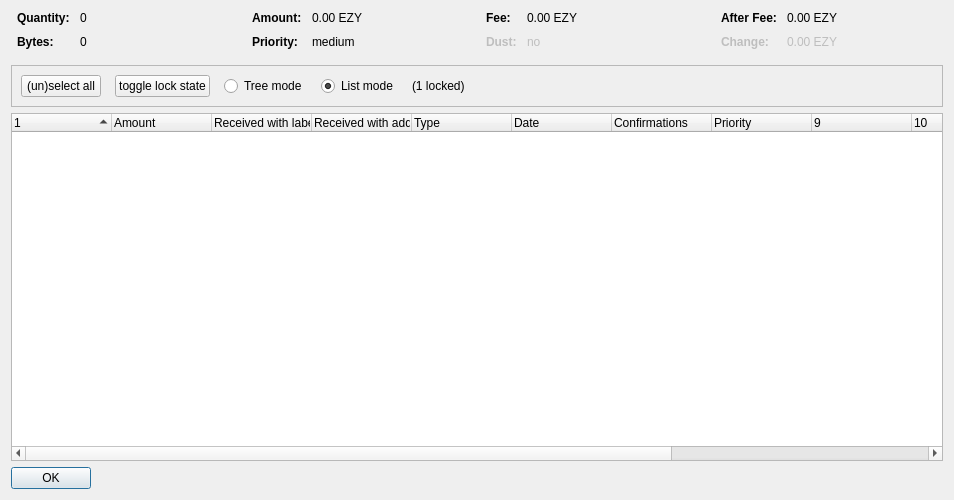
<?xml version="1.0" encoding="UTF-8"?>
<ui version="4.0">
 <class>CoinControlDialog</class>
 <widget class="QDialog" name="CoinControlDialog">
  <property name="geometry">
   <rect>
    <x>0</x>
    <y>0</y>
    <width>954</width>
    <height>500</height>
   </rect>
  </property>
  <property name="windowTitle">
   <string>Coin Selection</string>
  </property>
  <layout class="QVBoxLayout" name="verticalLayout">
   <item>
    <layout class="QHBoxLayout" name="horizontalLayoutTop" stretch="0,0,0,0">
     <property name="topMargin">
      <number>0</number>
     </property>
     <property name="bottomMargin">
      <number>10</number>
     </property>
     <item>
      <layout class="QFormLayout" name="formLayoutCoinControl1">
       <property name="horizontalSpacing">
        <number>10</number>
       </property>
       <property name="verticalSpacing">
        <number>10</number>
       </property>
       <property name="leftMargin">
        <number>6</number>
       </property>
       <property name="rightMargin">
        <number>6</number>
       </property>
       <item row="0" column="0">
        <widget class="QLabel" name="labelCoinControlQuantityText">
         <property name="font">
          <font>
           <weight>75</weight>
           <bold>true</bold>
          </font>
         </property>
         <property name="text">
          <string>Quantity:</string>
         </property>
        </widget>
       </item>
       <item row="0" column="1">
        <widget class="QLabel" name="labelCoinControlQuantity">
         <property name="cursor">
          <cursorShape>IBeamCursor</cursorShape>
         </property>
         <property name="contextMenuPolicy">
          <enum>Qt::ActionsContextMenu</enum>
         </property>
         <property name="text">
          <string notr="true">0</string>
         </property>
         <property name="textInteractionFlags">
          <set>Qt::LinksAccessibleByMouse|Qt::TextSelectableByKeyboard|Qt::TextSelectableByMouse</set>
         </property>
        </widget>
       </item>
       <item row="1" column="0">
        <widget class="QLabel" name="labelCoinControlBytesText">
         <property name="font">
          <font>
           <weight>75</weight>
           <bold>true</bold>
          </font>
         </property>
         <property name="text">
          <string>Bytes:</string>
         </property>
        </widget>
       </item>
       <item row="1" column="1">
        <widget class="QLabel" name="labelCoinControlBytes">
         <property name="cursor">
          <cursorShape>IBeamCursor</cursorShape>
         </property>
         <property name="contextMenuPolicy">
          <enum>Qt::ActionsContextMenu</enum>
         </property>
         <property name="text">
          <string notr="true">0</string>
         </property>
         <property name="textInteractionFlags">
          <set>Qt::LinksAccessibleByMouse|Qt::TextSelectableByKeyboard|Qt::TextSelectableByMouse</set>
         </property>
        </widget>
       </item>
      </layout>
     </item>
     <item>
      <layout class="QFormLayout" name="formLayoutCoinControl2">
       <property name="horizontalSpacing">
        <number>10</number>
       </property>
       <property name="verticalSpacing">
        <number>10</number>
       </property>
       <property name="leftMargin">
        <number>6</number>
       </property>
       <property name="rightMargin">
        <number>6</number>
       </property>
       <item row="0" column="0">
        <widget class="QLabel" name="labelCoinControlAmountText">
         <property name="font">
          <font>
           <weight>75</weight>
           <bold>true</bold>
          </font>
         </property>
         <property name="text">
          <string>Amount:</string>
         </property>
        </widget>
       </item>
       <item row="0" column="1">
        <widget class="QLabel" name="labelCoinControlAmount">
         <property name="cursor">
          <cursorShape>IBeamCursor</cursorShape>
         </property>
         <property name="contextMenuPolicy">
          <enum>Qt::ActionsContextMenu</enum>
         </property>
         <property name="text">
          <string notr="true">0.00 EZY</string>
         </property>
         <property name="textInteractionFlags">
          <set>Qt::LinksAccessibleByMouse|Qt::TextSelectableByKeyboard|Qt::TextSelectableByMouse</set>
         </property>
        </widget>
       </item>
       <item row="1" column="0">
        <widget class="QLabel" name="labelCoinControlPriorityText">
         <property name="font">
          <font>
           <weight>75</weight>
           <bold>true</bold>
          </font>
         </property>
         <property name="text">
          <string>Priority:</string>
         </property>
        </widget>
       </item>
       <item row="1" column="1">
        <widget class="QLabel" name="labelCoinControlPriority">
         <property name="cursor">
          <cursorShape>IBeamCursor</cursorShape>
         </property>
         <property name="contextMenuPolicy">
          <enum>Qt::ActionsContextMenu</enum>
         </property>
         <property name="text">
          <string>medium</string>
         </property>
         <property name="textInteractionFlags">
          <set>Qt::LinksAccessibleByMouse|Qt::TextSelectableByKeyboard|Qt::TextSelectableByMouse</set>
         </property>
        </widget>
       </item>
      </layout>
     </item>
     <item>
      <layout class="QFormLayout" name="formLayoutCoinControl3">
       <property name="horizontalSpacing">
        <number>10</number>
       </property>
       <property name="verticalSpacing">
        <number>10</number>
       </property>
       <property name="leftMargin">
        <number>6</number>
       </property>
       <property name="rightMargin">
        <number>6</number>
       </property>
       <item row="0" column="0">
        <widget class="QLabel" name="labelCoinControlFeeText">
         <property name="font">
          <font>
           <weight>75</weight>
           <bold>true</bold>
          </font>
         </property>
         <property name="text">
          <string>Fee:</string>
         </property>
        </widget>
       </item>
       <item row="0" column="1">
        <widget class="QLabel" name="labelCoinControlFee">
         <property name="cursor">
          <cursorShape>IBeamCursor</cursorShape>
         </property>
         <property name="contextMenuPolicy">
          <enum>Qt::ActionsContextMenu</enum>
         </property>
         <property name="text">
          <string notr="true">0.00 EZY</string>
         </property>
         <property name="textInteractionFlags">
          <set>Qt::LinksAccessibleByMouse|Qt::TextSelectableByKeyboard|Qt::TextSelectableByMouse</set>
         </property>
        </widget>
       </item>
       <item row="1" column="0">
        <widget class="QLabel" name="labelCoinControlLowOutputText">
         <property name="enabled">
          <bool>false</bool>
         </property>
         <property name="font">
          <font>
           <weight>75</weight>
           <bold>true</bold>
          </font>
         </property>
         <property name="text">
          <string>Dust:</string>
         </property>
        </widget>
       </item>
       <item row="1" column="1">
        <widget class="QLabel" name="labelCoinControlLowOutput">
         <property name="enabled">
          <bool>false</bool>
         </property>
         <property name="cursor">
          <cursorShape>IBeamCursor</cursorShape>
         </property>
         <property name="contextMenuPolicy">
          <enum>Qt::ActionsContextMenu</enum>
         </property>
         <property name="text">
          <string>no</string>
         </property>
         <property name="textInteractionFlags">
          <set>Qt::LinksAccessibleByMouse|Qt::TextSelectableByKeyboard|Qt::TextSelectableByMouse</set>
         </property>
        </widget>
       </item>
      </layout>
     </item>
     <item>
      <layout class="QFormLayout" name="formLayoutCoinControl4">
       <property name="horizontalSpacing">
        <number>10</number>
       </property>
       <property name="verticalSpacing">
        <number>10</number>
       </property>
       <property name="leftMargin">
        <number>6</number>
       </property>
       <property name="rightMargin">
        <number>6</number>
       </property>
       <item row="0" column="0">
        <widget class="QLabel" name="labelCoinControlAfterFeeText">
         <property name="font">
          <font>
           <weight>75</weight>
           <bold>true</bold>
          </font>
         </property>
         <property name="text">
          <string>After Fee:</string>
         </property>
        </widget>
       </item>
       <item row="0" column="1">
        <widget class="QLabel" name="labelCoinControlAfterFee">
         <property name="cursor">
          <cursorShape>IBeamCursor</cursorShape>
         </property>
         <property name="contextMenuPolicy">
          <enum>Qt::ActionsContextMenu</enum>
         </property>
         <property name="text">
          <string notr="true">0.00 EZY</string>
         </property>
         <property name="textInteractionFlags">
          <set>Qt::LinksAccessibleByMouse|Qt::TextSelectableByKeyboard|Qt::TextSelectableByMouse</set>
         </property>
        </widget>
       </item>
       <item row="1" column="0">
        <widget class="QLabel" name="labelCoinControlChangeText">
         <property name="enabled">
          <bool>false</bool>
         </property>
         <property name="font">
          <font>
           <weight>75</weight>
           <bold>true</bold>
          </font>
         </property>
         <property name="text">
          <string>Change:</string>
         </property>
        </widget>
       </item>
       <item row="1" column="1">
        <widget class="QLabel" name="labelCoinControlChange">
         <property name="enabled">
          <bool>false</bool>
         </property>
         <property name="cursor">
          <cursorShape>IBeamCursor</cursorShape>
         </property>
         <property name="contextMenuPolicy">
          <enum>Qt::ActionsContextMenu</enum>
         </property>
         <property name="text">
          <string notr="true">0.00 EZY</string>
         </property>
         <property name="textInteractionFlags">
          <set>Qt::LinksAccessibleByMouse|Qt::TextSelectableByKeyboard|Qt::TextSelectableByMouse</set>
         </property>
        </widget>
       </item>
      </layout>
     </item>
    </layout>
   </item>
   <item>
    <widget class="QFrame" name="frame">
     <property name="minimumSize">
      <size>
       <width>0</width>
       <height>40</height>
      </size>
     </property>
     <property name="frameShape">
      <enum>QFrame::StyledPanel</enum>
     </property>
     <property name="frameShadow">
      <enum>QFrame::Sunken</enum>
     </property>
     <layout class="QHBoxLayout" name="horizontalLayout">
      <item>
       <layout class="QHBoxLayout" name="horizontalLayoutPanel" stretch="0,0,0,0,0,0">
        <property name="spacing">
         <number>14</number>
        </property>
        <item>
         <widget class="QPushButton" name="pushButtonSelectAll">
          <property name="sizePolicy">
           <sizepolicy hsizetype="Maximum" vsizetype="Fixed">
            <horstretch>0</horstretch>
            <verstretch>0</verstretch>
           </sizepolicy>
          </property>
          <property name="text">
           <string>(un)select all</string>
          </property>
          <property name="autoDefault">
           <bool>false</bool>
          </property>
         </widget>
        </item>
        <item>
         <widget class="QPushButton" name="pushButtonToggleLock">
          <property name="sizePolicy">
           <sizepolicy hsizetype="Maximum" vsizetype="Fixed">
            <horstretch>0</horstretch>
            <verstretch>0</verstretch>
           </sizepolicy>
          </property>
          <property name="text">
           <string>toggle lock state</string>
          </property>
          <property name="autoDefault">
           <bool>false</bool>
          </property>
         </widget>
        </item>
        <item>
         <widget class="QRadioButton" name="radioTreeMode">
          <property name="sizePolicy">
           <sizepolicy hsizetype="Maximum" vsizetype="Fixed">
            <horstretch>0</horstretch>
            <verstretch>0</verstretch>
           </sizepolicy>
          </property>
          <property name="text">
           <string>Tree mode</string>
          </property>
         </widget>
        </item>
        <item>
         <widget class="QRadioButton" name="radioListMode">
          <property name="sizePolicy">
           <sizepolicy hsizetype="Maximum" vsizetype="Fixed">
            <horstretch>0</horstretch>
            <verstretch>0</verstretch>
           </sizepolicy>
          </property>
          <property name="text">
           <string>List mode</string>
          </property>
          <property name="checked">
           <bool>true</bool>
          </property>
         </widget>
        </item>
        <item>
         <widget class="QLabel" name="labelLocked">
          <property name="text">
           <string>(1 locked)</string>
          </property>
         </widget>
        </item>
        <item>
         <spacer name="horizontalSpacer">
          <property name="orientation">
           <enum>Qt::Horizontal</enum>
          </property>
          <property name="sizeHint" stdset="0">
           <size>
            <width>40</width>
            <height>20</height>
           </size>
          </property>
         </spacer>
        </item>
       </layout>
      </item>
     </layout>
    </widget>
   </item>
   <item>
    <widget class="CoinControlTreeWidget" name="treeWidget">
     <property name="contextMenuPolicy">
      <enum>Qt::CustomContextMenu</enum>
     </property>
     <property name="sortingEnabled">
      <bool>false</bool>
     </property>
     <property name="columnCount">
      <number>13</number>
     </property>
     <attribute name="headerShowSortIndicator" stdset="0">
      <bool>true</bool>
     </attribute>
     <attribute name="headerStretchLastSection">
      <bool>false</bool>
     </attribute>
     <column>
      <property name="text">
       <string/>
      </property>
     </column>
     <column>
      <property name="text">
       <string>Amount</string>
      </property>
     </column>
     <column>
      <property name="text">
       <string>Received with label</string>
      </property>
     </column>
     <column>
      <property name="text">
       <string>Received with address</string>
      </property>
     </column>
     <column>
      <property name="text">
       <string>Type</string>
      </property>
     </column>
     <column>
      <property name="text">
       <string>Date</string>
      </property>
     </column>
     <column>
      <property name="text">
       <string>Confirmations</string>
      </property>
      <property name="toolTip">
       <string>Confirmed</string>
      </property>
     </column>
     <column>
      <property name="text">
       <string>Priority</string>
      </property>
     </column>
     <column>
      <property name="text">
       <string/>
      </property>
     </column>
     <column>
      <property name="text">
       <string/>
      </property>
     </column>
     <column>
      <property name="text">
       <string/>
      </property>
     </column>
     <column>
      <property name="text">
       <string/>
      </property>
     </column>
     <column>
      <property name="text">
       <string/>
      </property>
     </column>
    </widget>
   </item>
   <item>
    <widget class="QDialogButtonBox" name="buttonBox">
     <property name="sizePolicy">
      <sizepolicy hsizetype="Maximum" vsizetype="Fixed">
       <horstretch>0</horstretch>
       <verstretch>0</verstretch>
      </sizepolicy>
     </property>
     <property name="orientation">
      <enum>Qt::Horizontal</enum>
     </property>
     <property name="standardButtons">
      <set>QDialogButtonBox::Ok</set>
     </property>
    </widget>
   </item>
  </layout>
 </widget>
 <customwidgets>
  <customwidget>
   <class>CoinControlTreeWidget</class>
   <extends>QTreeWidget</extends>
   <header>coincontroltreewidget.h</header>
  </customwidget>
 </customwidgets>
 <resources/>
 <connections/>
</ui>
